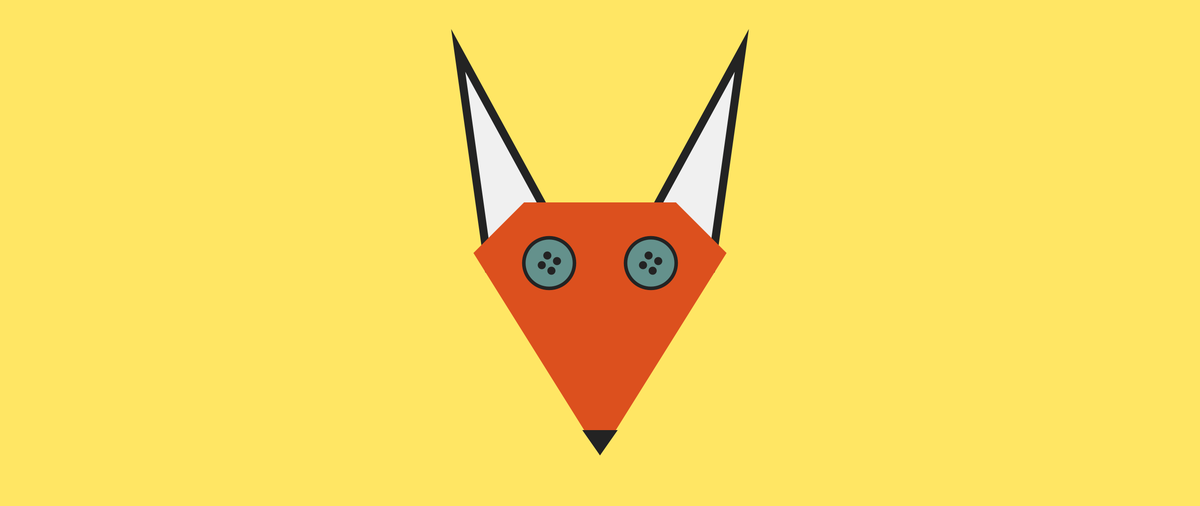
Frame 1 (no input)
Frame 2 (the mouse pressed at the canvas centre, redrawn once): identical to frame 1, image omitted

The Processing sketch that drew this single still picture (run headless with seeded random() and noise(); the mouse was pressed at the canvas centre and the sketch redrawn once):

// Processing sketch: petit_prince_le
// ── petit_prince_le.pde
// Manuale di Programmazione Cinematografica - Volume 4
// Daniele Olmisani, 2017

// Le Petit Prince (2015)
// Animation, Adventure, Drama
// http://www.imdb.com/title/tt1754656/


final color PAPER = color(255, 230, 100);
final color INK1 = color(35);
final color INK2 = color(220, 80, 30);
final color INK3 = color(100, 145, 140);


void setup() {
  size(2560, 1080);
  noLoop();
}


void draw() {
  
  final float S = min(width, height);
  final float U = 0.002;
  
  translate(0.5*width, 0.5*height);
  scale(S);
  
  background(PAPER);
  
  fill(240);
  stroke(INK1);
  strokeWeight(8*U);
  
  triangle(-0.05, 0.02, -0.28, -0.4, -0.22, 0.03);
  triangle( 0.05, 0.02,  0.28, -0.4,  0.22, 0.03);
  
  fill(INK2);
  noStroke();
  
  beginShape();
    vertex(-0.15, -0.10);
    vertex( 0.15, -0.10);
    vertex( 0.25,  0.00);
    vertex( 0.00,  0.40);
    vertex(-0.25,  0.00);
  endShape(CLOSE);
  
  fill(INK1);
  triangle(0.00, 0.40, -0.035, 0.35, 0.035, 0.35);
  
  drawButton(-0.1, 0.02, 0.1, INK3, INK1);
  drawButton( 0.1, 0.02, 0.1, INK3, INK1);
  
  save("le-petit-prince.png");
}


void drawButton(float x, float y, float s, color c1, color c2) {
  
  pushMatrix();
  translate(x, y);

  float l0 = 0.07*s;
  float l1 = 0.11*s;
  float l2 = 0.16*s;
  
  fill(c1);
  stroke(c2);
  
  strokeWeight(l0);
  
  ellipseMode(CENTER);
  ellipse(0, 0, s, s);
  
  fill(c2);
  noStroke();
  
  rotate(-PI/3.0);
  
  ellipse(-l1, -l1, l2, l2);
  ellipse( l1, -l1, l2, l2);
  ellipse( l1,  l1, l2, l2);
  ellipse(-l1,  l1, l2, l2);
   
  popMatrix();
}
